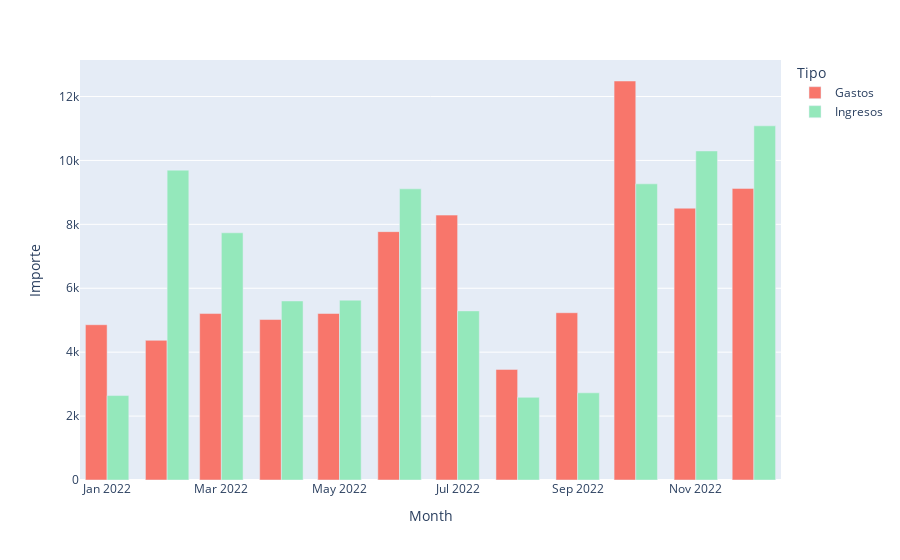

Notebook source saved alongside this figure:
### Code cell
import plotly.express as px
fig = px.bar(df_hogar_bar, x = "Month",  y='Importe', color = "Tipo", barmode='group', color_discrete_map=color_discrete_map)
fig.show()

### Figure 1 — Plotly figure (JSON) as saved in the notebook; plotly's stock layout.template omitted (floating-point values rounded to 4 significant figures)
{"data": [{"alignmentgroup": "True", "hovertemplate": "Tipo=Gastos<br>Month=%{x}<br>Importe=%{y}<extra></extra>", "legendgroup": "Gastos", "marker": {"color": "#F8766B", "pattern": {"shape": ""}}, "name": "Gastos", "offsetgroup": "Gastos", "orientation": "v", "showlegend": true, "textposition": "auto", "type": "bar", "x": ["2022-01-01T00:00:00", "2022-02-01T00:00:00", "2022-03-01T00:00:00", "2022-04-01T00:00:00", "2022-05-01T00:00:00", "2022-06-01T00:00:00", "2022-07-01T00:00:00", "2022-08-01T00:00:00", "2022-09-01T00:00:00", "2022-10-01T00:00:00", "2022-11-01T00:00:00", "2022-12-01T00:00:00"], "xaxis": "x", "y": [4859.0, 4370.0, 5209.0, 5022.0, 5210, 7772.0, 8289.0, 3461.0, 5234.0, 12490.0, 8505.0, 9125.0], "yaxis": "y"}, {"alignmentgroup": "True", "hovertemplate": "Tipo=Ingresos<br>Month=%{x}<br>Importe=%{y}<extra></extra>", "legendgroup": "Ingresos", "marker": {"color": "#94E8BB", "pattern": {"shape": ""}}, "name": "Ingresos", "offsetgroup": "Ingresos", "orientation": "v", "showlegend": true, "textposition": "auto", "type": "bar", "x": ["2022-01-01T00:00:00", "2022-02-01T00:00:00", "2022-03-01T00:00:00", "2022-04-01T00:00:00", "2022-05-01T00:00:00", "2022-06-01T00:00:00", "2022-07-01T00:00:00", "2022-08-01T00:00:00", "2022-09-01T00:00:00", "2022-10-01T00:00:00", "2022-11-01T00:00:00", "2022-12-01T00:00:00"], "xaxis": "x", "y": [2642.0, 9697.0, 7736.0, 5602.0, 5628.0, 9110.0, 5292.0, 2587.0, 2727.0, 9266.0, 10300.0, 11080.0], "yaxis": "y"}], "layout": {"autosize": true, "barmode": "group", "legend": {"title": {"text": "Tipo"}, "tracegroupgap": 0}, "margin": {"t": 60}, "xaxis": {"anchor": "y", "autorange": true, "domain": [0, 1], "range": ["2021-12-18", "2022-12-15"], "title": {"text": "Month"}, "type": "date"}, "yaxis": {"anchor": "x", "autorange": true, "domain": [0, 1], "range": [0, 13140.0], "title": {"text": "Importe"}, "type": "linear"}}}
